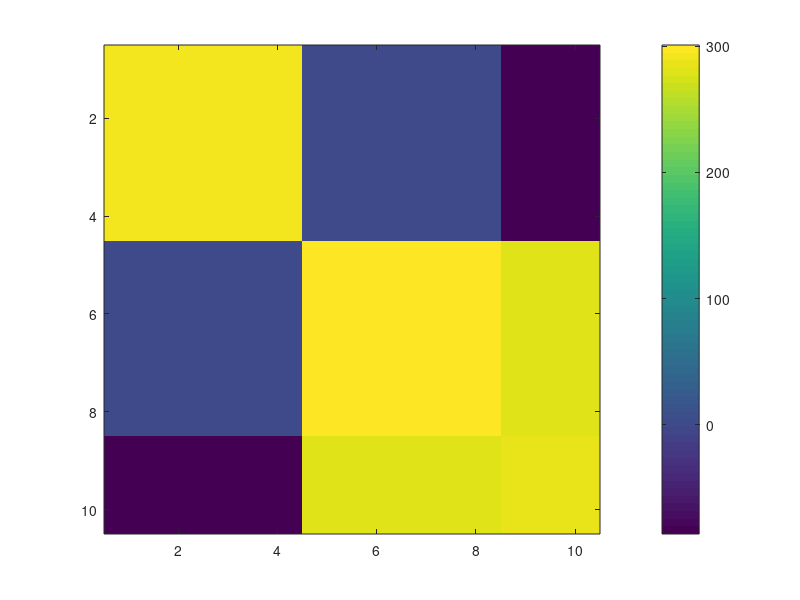

Here is the MATLAB script that generated this plot: (Note: this script raises an error after producing the figure.)
clear
V1 = @() randn(1)*sqrt(290);
V2 = @() randn(1)*sqrt(300);
V3 = @(a,b) -0.3*a+0.925*b+randn(1);
n = 100000;
X = zeros(n,10);
for iter = 1:n
v1 = V1();
v2 = V2();
v3 = V3(v1,v2);

x = zeros(10,1);
for i=1:4 
    x(i) = v1+randn(1);
end
for i=5:8 
    x(i) = v2+randn(1);
end
for i=9:10 
    x(i) = v3+randn(1);
end
X(iter,:) = x;
end

sigma0 = cov(X);
sigma = sigma0;
imagesc(sigma);
colorbar()

[v,d] = eig(sigma);
PCA = v(:,10:-1:7);
lambda = 1;
dim = 10;
e = ones(dim,1);

V = zeros(size(PCA));

for i =1:4
cvx_begin 
variable X(dim,dim) symmetric;
X == semidefinite(dim);
minimize(-trace(sigma*X)+lambda*(e'*abs(X)*e));
subject to 
trace(X)==1;
cvx_end
V(:,i) = X(:,1);
sigma = sigma - trace(sigma*X)*X;
end



